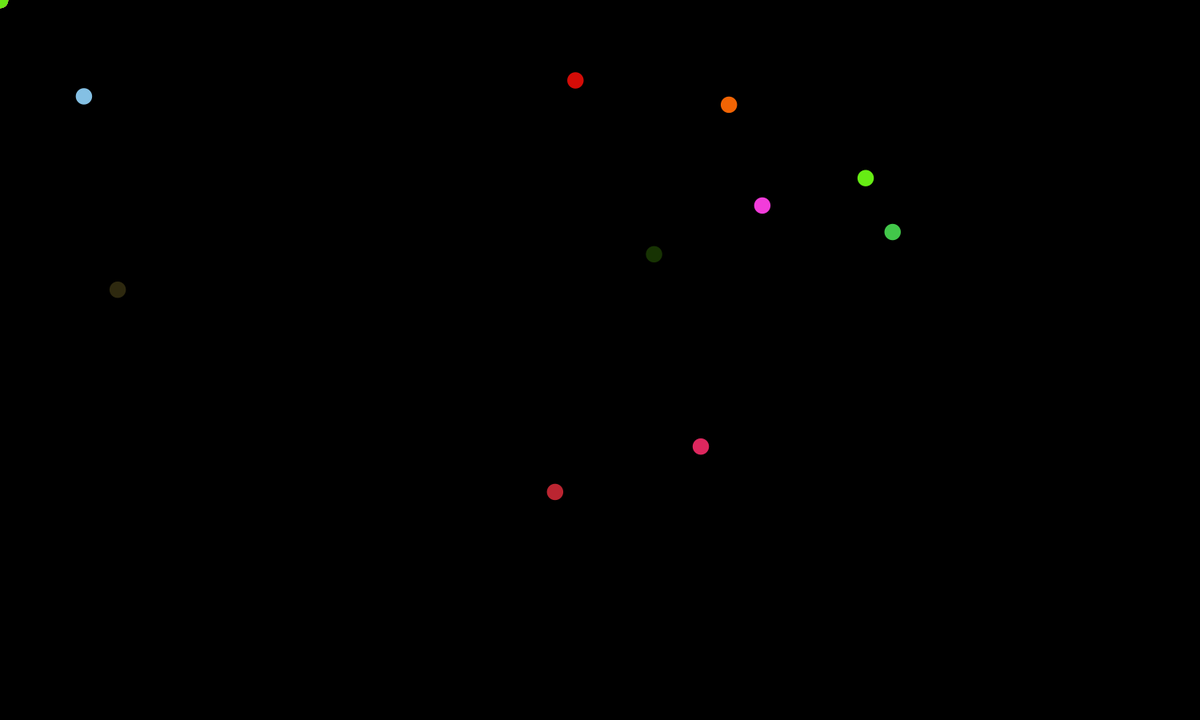
Frame 1 (no input)
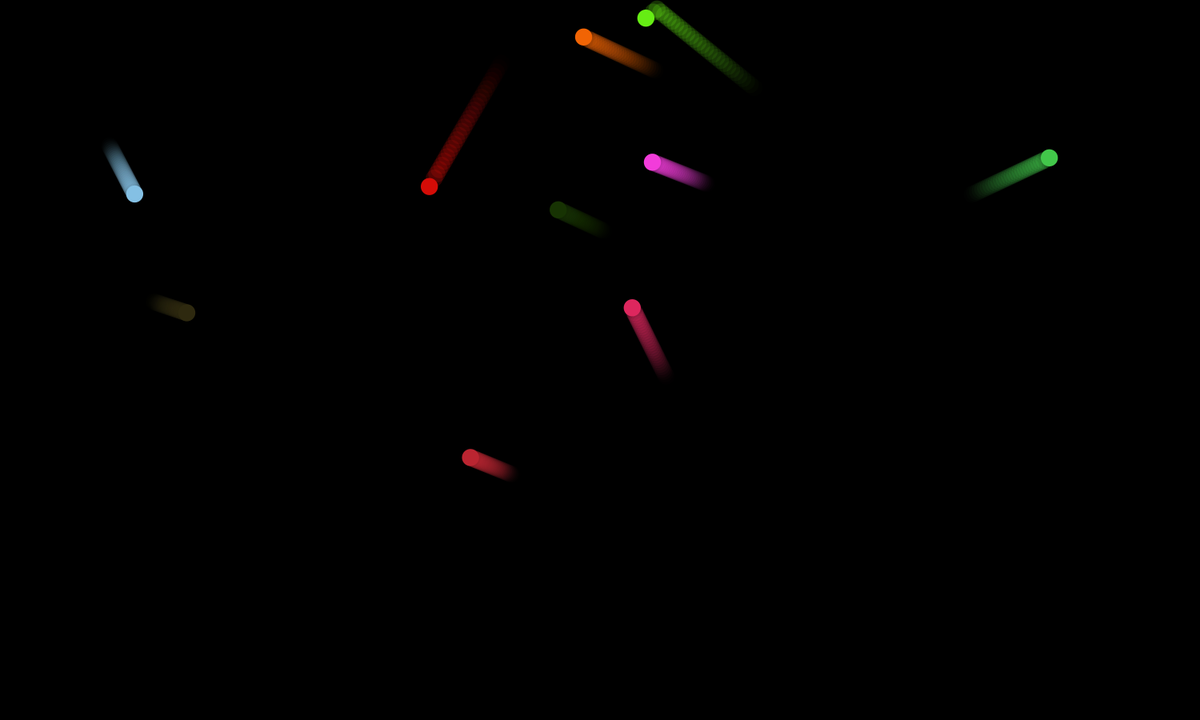
Frame 60 (the mouse pressed at the canvas centre just before this capture)
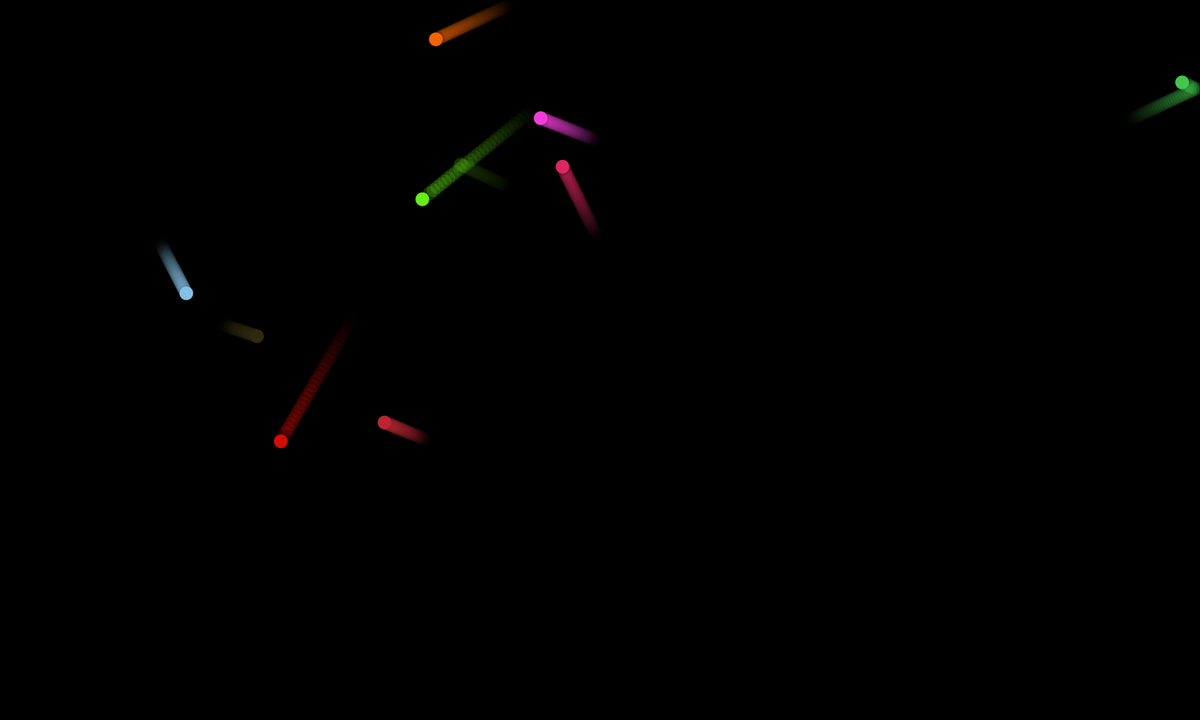
Frame 120 (the mouse held since frame 60 and released just before this capture)

The Processing sketch that drew these frames (run headless with seeded random() and noise(); from frame 60 on, the mouse is pressed at the canvas centre):

// Processing sketch: sketch_100_circles_v9
// ── sketch_100_circles_v9.pde
int _num = 10;
Circle[] circles = {};
ArrayList<ParticleSystem> systems;

void setup() {
  size(1500,900);
  background(0);
  smooth();
  strokeWeight(0.5);
  fill(150, 50);
  draw_hundred();
  systems = new ArrayList<ParticleSystem>();  
  
}


//circle class
class Circle {
  float x, y, radius, xdirection, ydirection;
  color circColor;
  int current = 0;
  float[] xtrail = new float[30];
  float[] ytrail = new float[30];

  Circle() { //circle object
    x = random(50, width-50); //random height and width
    y = random(50, height-50);
    //radius = random(120);
    radius = 5 + 5 * sin( frameCount * 0.05f );
    circColor = color(random(255), random(255), random(255));
    xdirection = random(10) - 5.5;
    ydirection = random(10) - 5.5;
    
    for (int i = 0; i < xtrail.length; i++) {
    xtrail[i] = 0;
    ytrail[i] = 0;
  }
  }
  
  void drawCircle(color c) {
    //noStroke();
    fill(c);
    stroke(0, 0);
    ellipse(x, y, radius*2, radius*2);

  }
  
  void redrawCircle() {
    color newCircColor = color(random(255), random(255), random(255));
    fill(newCircColor);
    stroke(0, 0);
    ellipse(x, y, radius*2, radius*2);
  }
  
  
  void animate() {
    float dist, k, IH, isX, isY, xDiff, yDiff, isX1, isX2, isY1, isY2;
    
    x += xdirection;
    y += ydirection;
    
    if ((x < radius) || (x > width - radius)) xdirection = -xdirection;
    if ((y < radius) || (y > height - radius)) ydirection = -ydirection;
    
    for(int j = 0; j<xtrail.length-1; j++) {
      // and shift all the values down one item
      //xtrail[j] = xtrail[j+1]; //so 0th element is 1st places value
      //ytrail[j] = ytrail[j+1]; 
      
      // set the fill colour to be darker the 
      // lower its index in the array
      fill(circColor, (j*2));
      int index = (j + current) % xtrail.length;
      // and draw the circle at the position
      ellipse(xtrail[index], ytrail[index], radius*2, radius*2); 
      
      
    
  }
  
  xtrail[current] = this.x;
  ytrail[current] = this.y;
  current = (current + 1) % xtrail.length;
  
    
    //detect interactions between circles
    boolean collision = false;
    
    for (int i = 0; i < circles.length; i++) { //check all circles for collisions
    Circle other = circles[i];
    xDiff = other.x - this.x;
    yDiff = other.y - this.y;
    
     if (other != this) { //check all other circles
       dist= dist(x, y, other.x, other.y); //get distance between radii
       float touchDist = this.radius + other.radius - dist;
       k = (pow(dist,2) + pow(this.radius,2) - pow(other.radius,2))/(2*dist);
       IH = sqrt(pow(radius, 2) - pow(k, 2));
       
       if (IH == 0.0) { //just intersected
         isX = this.x + (xDiff*k)/dist;
         isY = this.y + (yDiff*k)/dist;
         collision = true;
        
         //ellipse(isX, isY, 50, 50);
          
          //tate(frameCount / -100.0);

       }
       else if (IH > 0) { //intersection creates two points
         isX1 = this.x + (xDiff*k + yDiff*IH)/dist;
         isY1 = this.y + (yDiff*k - xDiff*IH)/dist; 
         isX2 = this.x + (xDiff*k - yDiff*IH)/dist;
         isY2 = this.y + (yDiff*k + xDiff*IH)/dist;   
         collision = true;
         //ellipse(isX1, isY1, 20, 20);
        //ellipse(isX2, isY2, 20, 20);
        systems.add(new ParticleSystem(1, new PVector(isX1, isY1)));
       }
     }     
     }
     drawCircle(collision? color(random(255), random(255), random(255)) : circColor);
    }
}



// An ArrayList is used to manage the list of Particles

class ParticleSystem {

  ArrayList<Particle> particles;    // An arraylist for all the particles
  PVector origin;                   // An origin point for where particles are birthed

  ParticleSystem(int num, PVector v) {
    particles = new ArrayList<Particle>();   // Initialize the arraylist
    origin = v.copy();                        // Store the origin point
    for (int i = 0; i < num; i++) {
      particles.add(new Particle(origin));    // Add "num" amount of particles to the arraylist
    }
  }


  void run() {
    // Cycle through the ArrayList backwards, because we are deleting while iterating
    for (int i = particles.size()-1; i >= 0; i--) {
      Particle p = particles.get(i);
      p.run();
      if (p.isDead()) {
        particles.remove(i);
      }
    }
  }

  void addParticle() {
    Particle p;
    // Add either a Particle or CrazyParticle to the system
    if (int(random(0, 2)) == 0) {
      p = new Particle(origin);
    } 
    else {
      p = new Particle(origin);
    }
    particles.add(p);
  }

  void addParticle(Particle p) {
    particles.add(p);
  }

  // A method to test if the particle system still has particles
  boolean dead() {
    return particles.isEmpty();
  }
}





// A simple Particle class

class Particle {
  PVector position;
  PVector velocity;
  PVector acceleration;
  float lifespan;

  Particle(PVector l) {
    acceleration = new PVector(0, 0.05);
    velocity = new PVector(random(-1, 1), random(-2, 0));
    position = l.copy();
    lifespan = 255.0;
  }

  void run() {
    update();
    display();
  }

  // Method to update position
  void update() {
    velocity.add(acceleration);
    position.add(velocity);
    lifespan -= 2.0;
  }

  // Method to display
  void display() {
    stroke(255, lifespan);
    fill(color(random(255), random(255), random(255)));
    ellipse(position.x, position.y, 8, 8);
  }

  // Is the particle still useful?
  boolean isDead() {
    return (lifespan < 0.0);
  }
}
void mousePressed() {

}


void draw() {
  background(0);
   noStroke();
   for (ParticleSystem ps : systems) {
    ps.run();
    ps.addParticle();
   }
   if (systems.isEmpty()) {
    fill(255);
    
  }

  //fill( 0xee, 0xee, 0xff, 50);
  //rect(0, 0, width, height);
  for (int i=0; i< circles.length; i++) { //iterate through each circle and update location to move all circles
    Circle current = circles[i];
    current.radius = 10 + 5 * sin( frameCount * 0.05f ); //make circles get smaller and larger
    
    
    current.animate();
    //for each circle, draw a trail behind it
    
  
    
  }
}

void draw_hundred() {
  for (int i=0; i<_num; i++) { //draw 10 circles
    Circle mycircle = new Circle();
    //mycircle.drawCircle();
    circles = (Circle[])append(circles, mycircle); //append circle just made to list
  }
}
